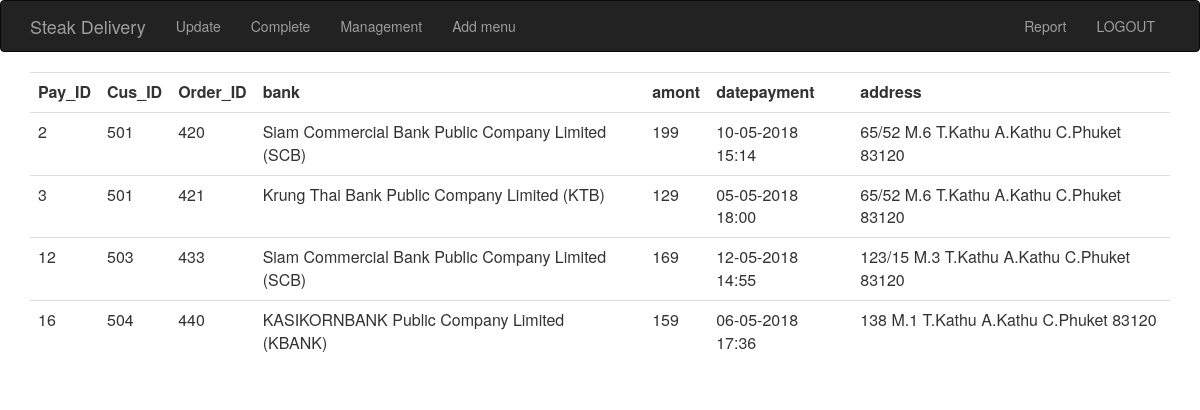
The page /admin/complete.php (signed in) on the database its author committed.
### tables this page shows
CREATE TABLE IF NOT EXISTS `payment` (
  `Pay_ID` int(100) NOT NULL AUTO_INCREMENT,
  `Cus_ID` int(100) NOT NULL,
  `Order_ID` int(100) NOT NULL,
  `bank` varchar(100) NOT NULL,
  `amount` int(100) NOT NULL,
  `datepayment` varchar(100) NOT NULL,
  `address` varchar(100) NOT NULL,
  `Status` int(1) NOT NULL,
  PRIMARY KEY (`Pay_ID`)
);

### admin/complete.php (the view, shortened to what this page needs)
<html>
<body>
	<center>
		<!DOCTYPE html>
		<html lang="en">
		<head>
			<link href="css/bootstrap.min.css" rel="stylesheet">
		</head>
		<body>
			<nav class="navbar navbar-inverse">
				<div class="container">
					<div class="navbar-header">
						<a class="navbar-brand" href="">Steak Delivery</a>
					</div>
					<div class="collapse navbar-collapse" id="bs-example-navbar-collapse-1">
						<ul class="nav navbar-nav">
							<li><a href="index.php">Update</a></li>
							<li><a href="complete.php">Complete</a></li>
							<li><a href="management.php">Management</a></li>
							<li><a href="insert.php">Add menu</a></li>
						</ul>
						<ul class="nav navbar-nav navbar-right">
							<li><a href="report.php">Report</a></li>
							<li><a href="logout.php">LOGOUT</a></li>
						</ul>
					</div>
				</div>
			</nav>
			</html>
			<div class="container">
				<?php
				$connect = mysqli_connect("localhost","root","","steak");
				if(!isset($smtUpdate)){
					$sql='select* from payment WHERE Status=1';
					$result = mysqli_query($connect,$sql);
					$numrows = mysqli_num_rows($result);
					$numfields = mysqli_num_fields($result);
					echo '<table class="table" >';
					echo '<tr><td><b>Pay_ID</b></td>';
					echo '<td><b>Cus_ID</b></td>';
					echo '<td><b>Order_ID</b></td>';
					echo '<td><b>bank</b></td>';
					echo '<td><b>amont</b></td>';
					echo '<td><b>datepayment</b></td>';
					echo '<td><b>address</b></td>';
					if(!$result)
						echo '<b>Error</b>'.mysqli_errno().':'.mysqli_error().'<br>';
					else if ($numrows==0)
						echo '<b>Query Executed Successfully But no Row return !!</b>';
					else {
						while ($row = mysqli_fetch_array($result)){
							echo '<form name="frmUpdate'.$row['Pay_ID'].'"method="post" action="update2.php">'."\n";
							echo '<tr>';
							for($i=0;$i<$numfields-1;$i++){
								echo '<td>'.$row[$i].'&nbsp;</td>'."\n";
							}
							echo'</form>'."\n";
						}
						echo'</table>';
					}
				}
				?>
			</div>
		</body>
		</html>

### rows shown on the page
payment: Pay_ID "2", Cus_ID "501", Order_ID "420", bank "Siam Commercial Bank Public Company Limited (SCB)", amount "199", datepayment "10-05-2018 15:14", address "65/52 M.6 T.Kathu A.Kathu C.Phuket 83120"
payment: Pay_ID "3", Cus_ID "501", Order_ID "421", bank "Krung Thai Bank Public Company Limited (KTB)", amount "129", datepayment "05-05-2018 18:00", address "65/52 M.6 T.Kathu A.Kathu C.Phuket 83120"
payment: Pay_ID "12", Cus_ID "503", Order_ID "433", bank "Siam Commercial Bank Public Company Limited (SCB)", amount "169", datepayment "12-05-2018 14:55", address "123/15 M.3 T.Kathu A.Kathu C.Phuket 83120"
payment: Pay_ID "16", Cus_ID "504", Order_ID "440", bank "KASIKORNBANK Public Company Limited (KBANK)", amount "159", datepayment "06-05-2018 17:36", address "138 M.1 T.Kathu A.Kathu C.Phuket 83120"
